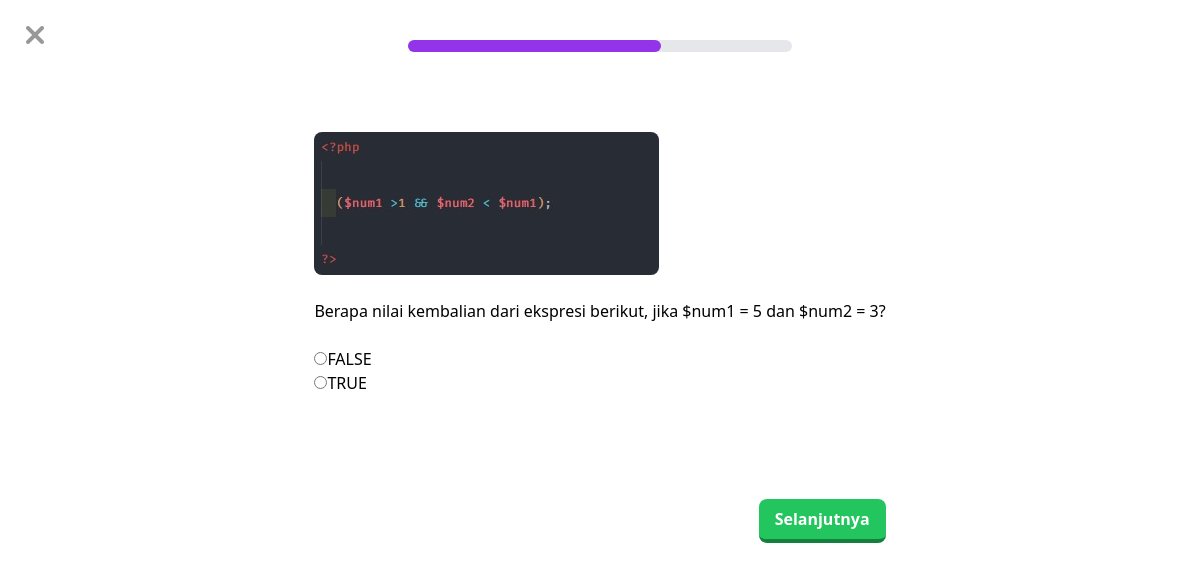
Page /codingku/php/operator1.4/question.php?n=23 on the committed database.
### tables this page shows
CREATE TABLE `questions` (
  `question_number` int(11) NOT NULL,
  `question_text` text NOT NULL,
  `question_image` varchar(255) NOT NULL
);

CREATE TABLE `options` (
  `id` int(11) NOT NULL,
  `question_number` int(11) NOT NULL,
  `is_correct` tinyint(1) NOT NULL DEFAULT 0,
  `coption` text NOT NULL
);

### codingku/php/operator1.4/question.php (the view, shortened to what this page needs)
<?php
include '../../koneksi.php';
$number = $_GET['n'];
$query = "SELECT * FROM questions WHERE question_number = $number";
$result = mysqli_query($conn, $query);
$question = mysqli_fetch_assoc($result);
$query = "SELECT * FROM options WHERE question_number = $number";
$choices = mysqli_query($conn, $query);
?>
<html>
<head>
  <script src="https://cdn.tailwindcss.com"></script>
</head>
<section class="font-poppins">
  <div class="flex flex-col">
    <div class="relative">
      <div><a href="../../tailwind.php"><img src="../../gambar/x1.png" class="absolute top-5 left-5 opacity-40"></a></div>
    </div>
    <div class="m-auto my-10 mb-20">
      <div class="w-96 bg-gray-200 rounded-full h-3">
        <div class="bg-purple-600 h-3 rounded-full" style="width: 66%"></div>
      </div>
    </div>
    <div class="m-auto">
      <img class="rounded-lg" src="gambar/<?php echo $question['question_image']; ?>"><br>
      <p><?php echo $question['question_text']; ?> </p> <br>
      <form method="POST" action="process.php">
        <ul class="choicess">
          <?php while ($row = mysqli_fetch_assoc($choices)) { ?>
            <li><input type="radio" name="choice" value="<?php echo $row['id']; ?>" required><?php echo $row['coption']; ?></li>
          <?php } ?>
        </ul>
        <br>
        <div class="text-center mt-20">
          <button class="float-right bg-green-500 hover:bg-green-400 text-white font-bold py-2 px-4 border-b-4 border-green-700 hover:border-green-500 rounded-lg" name="submit" value="submit">Selanjutnya</a></button>
        </div>
    </div>
</section>

### rows in the picture
questions: question_image (picture), question_text "Berapa nilai kembalian dari ekspresi berikut, jika $num1 = 5 dan $num2 = 3?"
options: coption "FALSE"
options: coption "TRUE"
